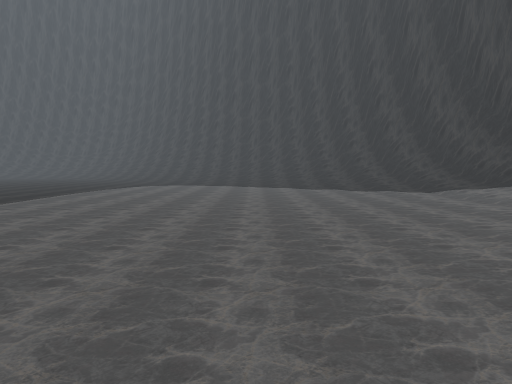
View 1 (above)

24 first-person views from a walk through a 3-D level made in the Unity game engine. The camera is 1.4 m above the floor, tilts 4° down and sees 70° across. The floor is counted in squares, 2 m on a side. Each view is taken from the middle of a square. On the plan, view 1 faces up. The plan holds only what a view shows up to about 11 squares ahead; the rest is blank. The place goes on beyond the plan. The player is left out.

View 2
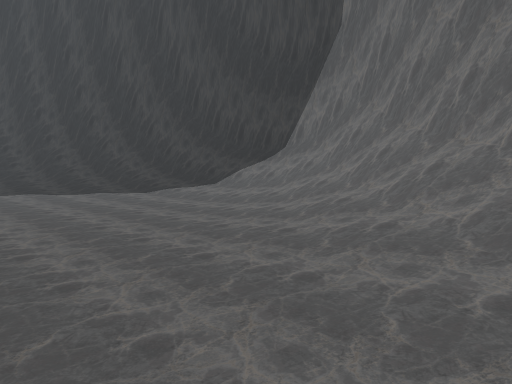

View 3
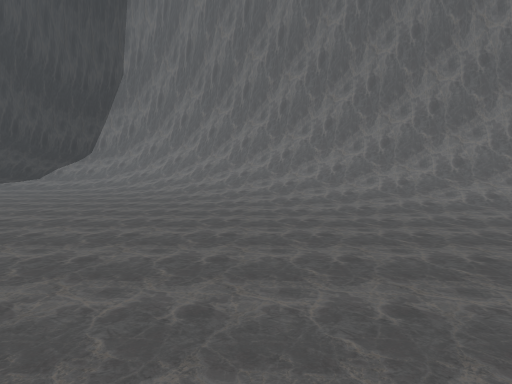

View 4
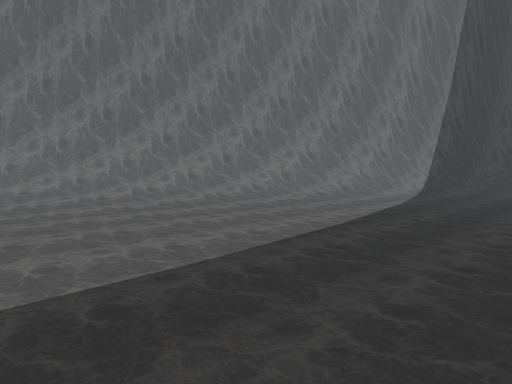

View 5
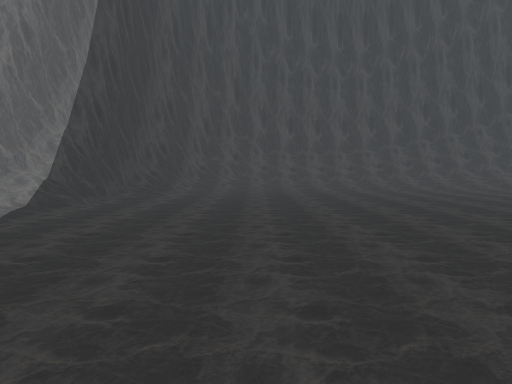

View 6
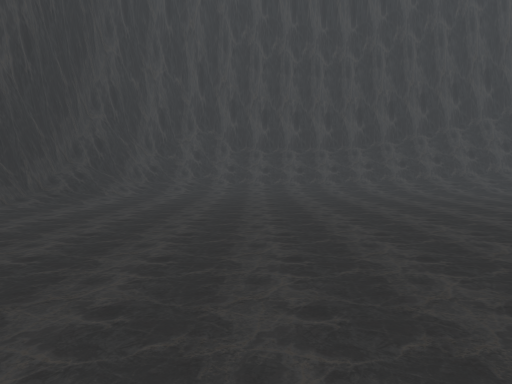

View 7
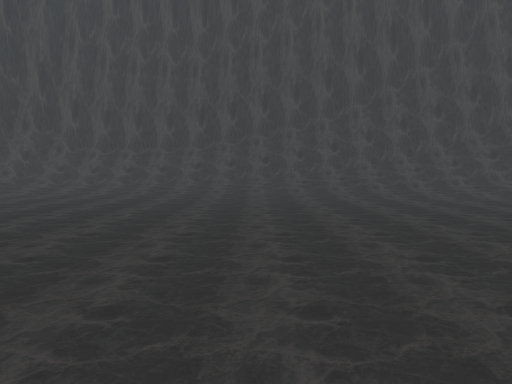

View 8
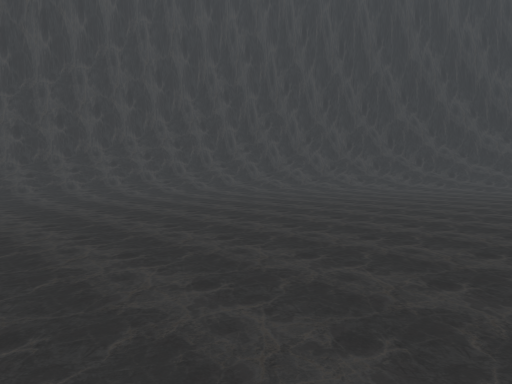

View 9
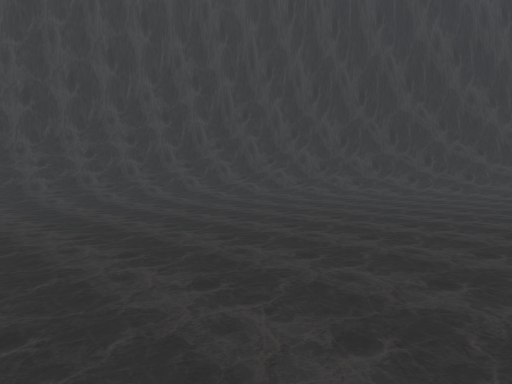

View 10
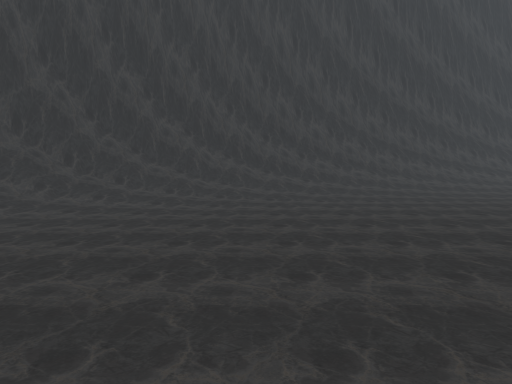

View 11
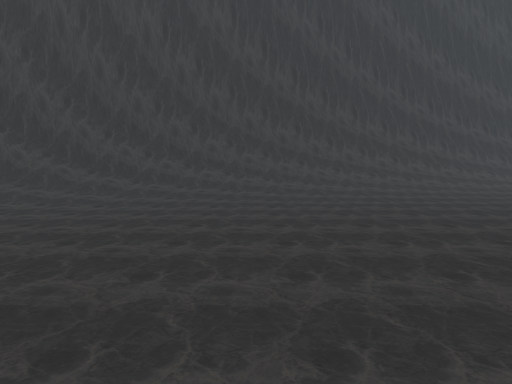

View 12
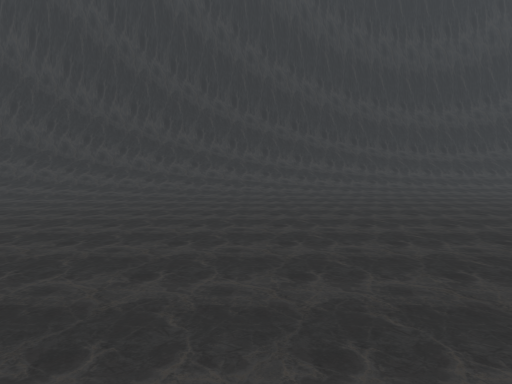

View 13
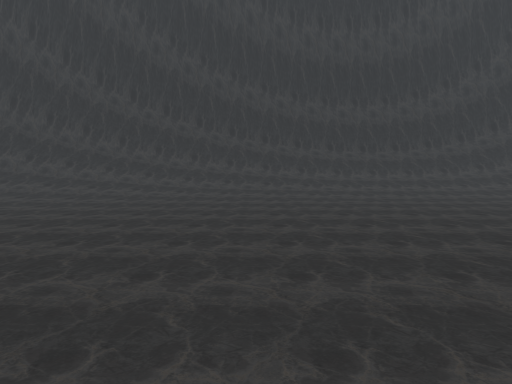

View 14
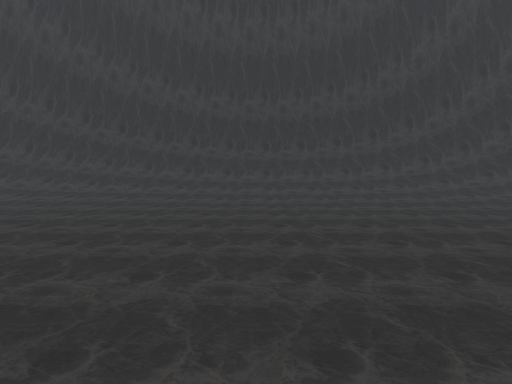

View 15
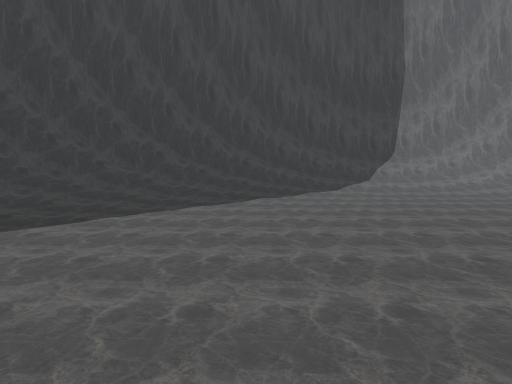

View 16
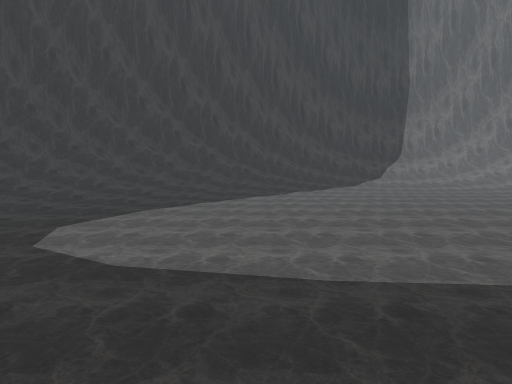

View 17
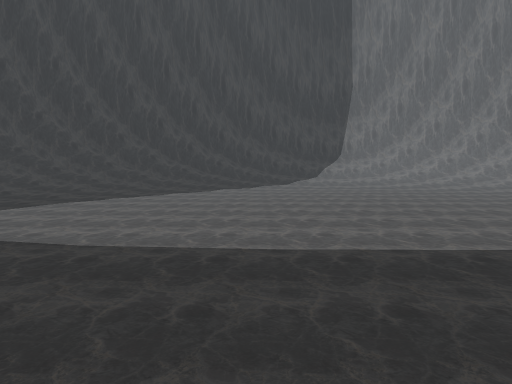

View 18
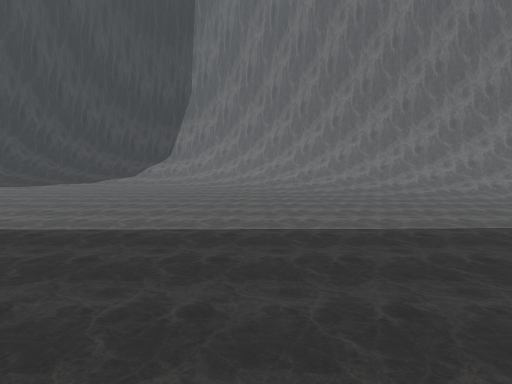

View 19
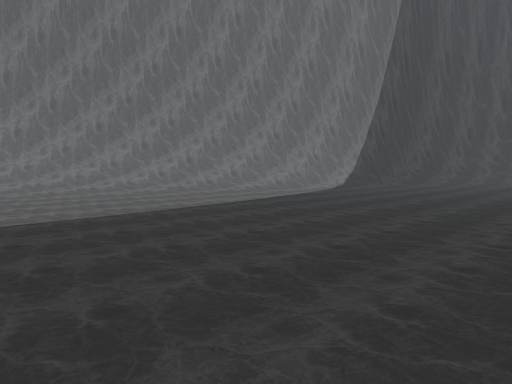

View 20
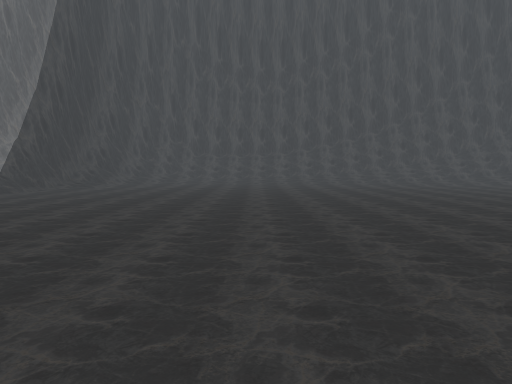

View 21
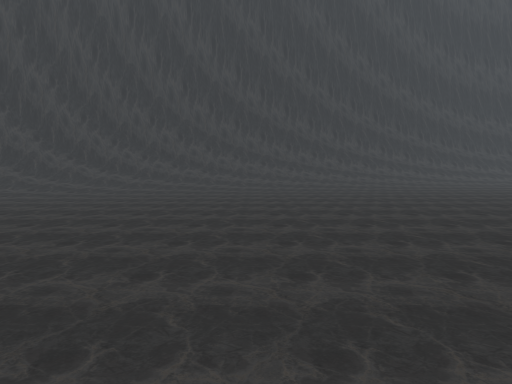

View 22
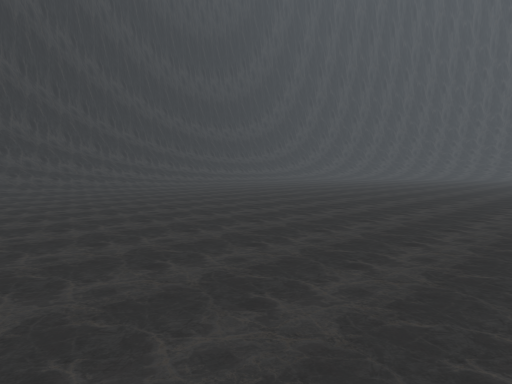

View 23
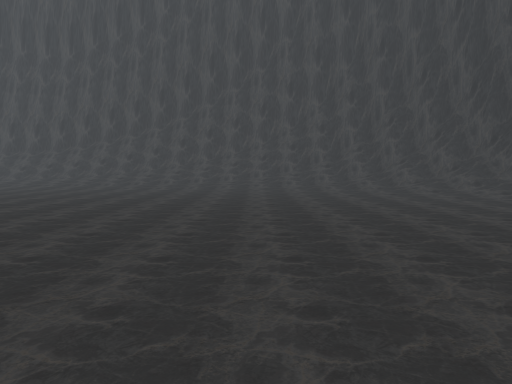

View 24
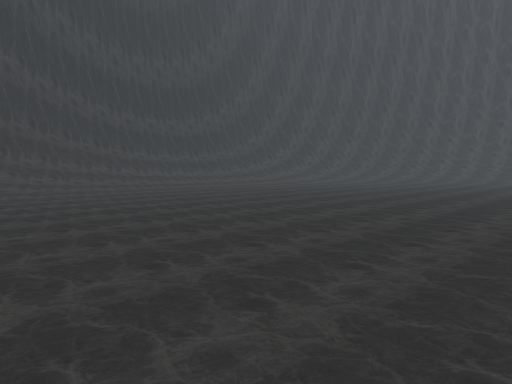

### Floor plan
Key: @ floor where view 1 was taken; # wall or solid block; . floor; / step, stairs or slope; = window, fence, low wall or low ledge.
Columns run from 34 left of view 1 to 7 right of it. Each row starts with its distance up from view 1.
 16 ##///                           .///##
 15 #////..    ..                  ...///##
 14 #////...  ...                .....////##
 13 #///.........               .......////#
 12 #///.........              .........///##
 11 #///..........             ..........///#
 10 #///..........            ............//##
  9 #///..........             ...........//##
  8 #////.........              ...........//#
  7 #////..........              ..........//#
  6 ##=//..........              ..........//#
  5 ###//..........            ...........//##
  4  ##//..........           ...........///#
  3   #///.........          ...........///##
  2   #=//..........        ............//##
  1   ##//..........        ...........//##
  0   ##//...........       ..........@/###
 -1    #//............     ...........//##
 -2    #///..........     ...........//##
 -3    ##//..........     ...........//##
 -4    ##//...........   ............//#
 -5     #///........................//##
 -6     ##//......................../##
 -7     ##=//......................./#
 -8      ##//....................../##
 -9       #///...................../#
-10       ##///.................../##
-11        ###///.................##
-12         ###///.............../##
-13          ###=/////.........../#
-14            ####//////......./##
-15              ##//////////////#
-16               #########////###

Positions as (right, up) in squares from view 1, and headings:
1: (0, 0), facing up
2: (0, 1), facing up-right
3: (-6, 1), facing right
4: (-7, 1), facing down-right
5: (-7, -3), facing down
6: (-8, -5), facing down
7: (-13, -5), facing down
8: (-14, -5), facing down-left
9: (-16, -6), facing down-left
10: (-19, -6), facing left
11: (-20, -2), facing left
12: (-21, 5), facing left
13: (-22, 8), facing left
14: (-23, 11), facing left
15: (-5, 11), facing right
16: (-7, 12), facing right
17: (-8, 10), facing right
18: (-9, 3), facing right
19: (-10, 2), facing down-right
20: (-10, 0), facing down
21: (-17, -1), facing left
22: (-19, -1), facing up-left
23: (-19, -2), facing down
24: (-20, 3), facing up-left
